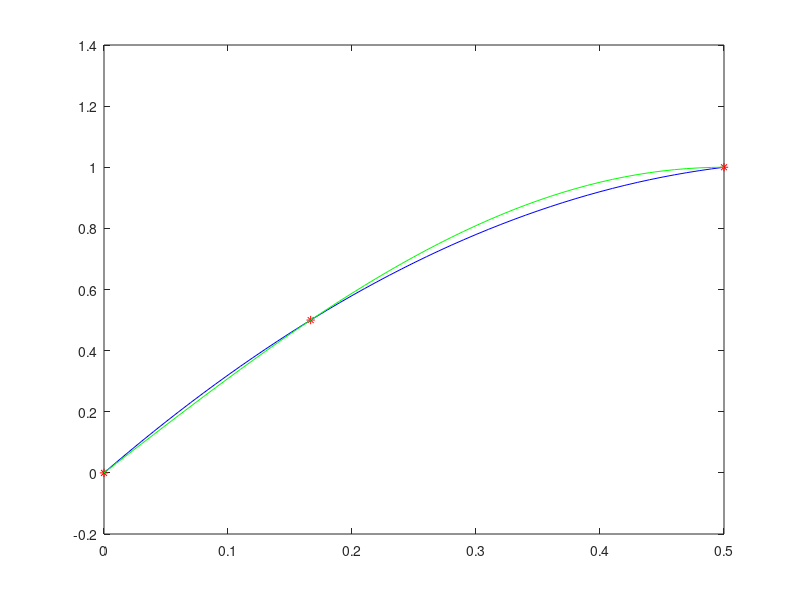

Write MATLAB code to recreate this figure.
x = [0 1/6 1/2];
f = @(x)sin(pi * x);
y = f(x);
plot(x, y, 'r*');
a = polyfit(x, y, 2)
xx = 0:0.01:1/2;
yy = polyval(a, xx);
hold on
plot(xx, yy, 'b');
plot(xx, f(xx), 'g');